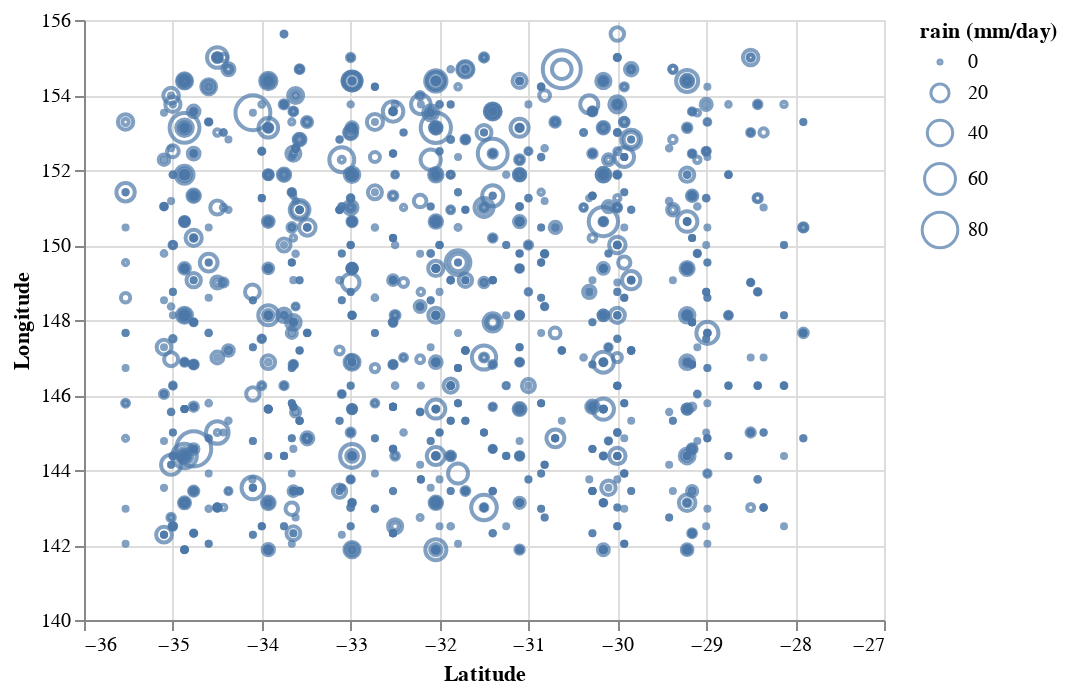

Notebook code for this chart:
### Markdown cell above
### Geographical distribution of rainfall

### Code cell
alt.Chart(data_smp_filtered).mark_point().encode(         
    alt.X('lat_max', title = "Latitude", scale=alt.Scale(zero=False)),              
    alt.Y('lon_max', title = "Longitude", scale=alt.Scale(zero=False)),          
    size = alt.Size('rain (mm/day)')                                               
)

### Figure 1 — Vega-Lite specification as saved in the notebook (floating-point values rounded to 4 significant figures; data arrays with more than 128 entries replaced by an {"elided": "..."} marker saying what was removed)
{"config": {"view": {"continuousWidth": 400, "continuousHeight": 300}}, "data": {"name": "data-f329f0e142cc0d80df5754a6cb043ca0"}, "mark": "point", "encoding": {"size": {"field": "rain (mm/day)", "type": "quantitative"}, "x": {"field": "lat_max", "scale": {"zero": false}, "title": "Latitude", "type": "quantitative"}, "y": {"field": "lon_max", "scale": {"zero": false}, "title": "Longitude", "type": "quantitative"}}, "$schema": "https://vega.github.io/schema/vega-lite/v4.17.0.json", "datasets": {"data-f329f0e142cc0d80df5754a6cb043ca0": {"elided": "2000 records"}}}
